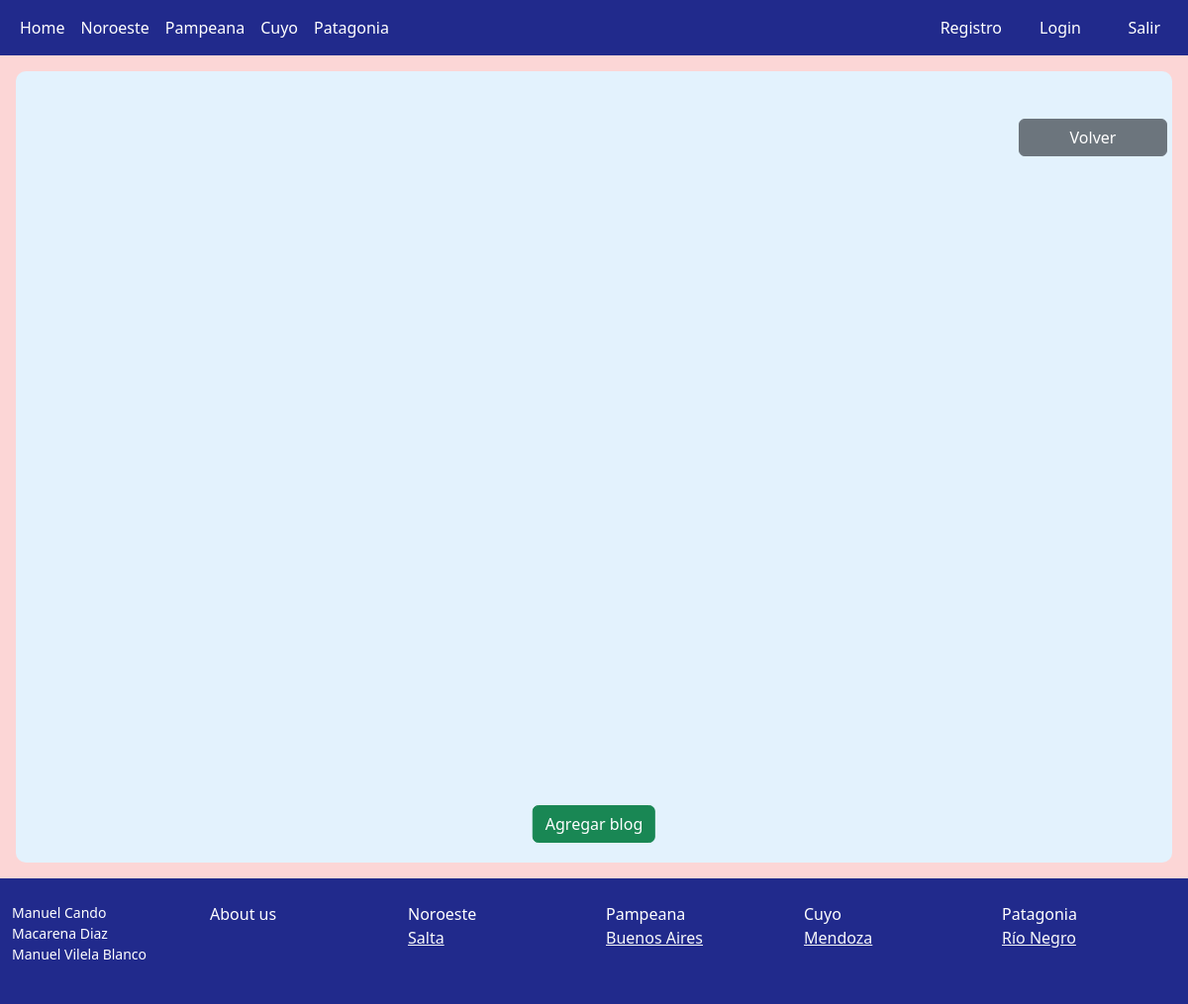
/pages/pampeana/buenosaires/, run on an earlier commit of the app's database.
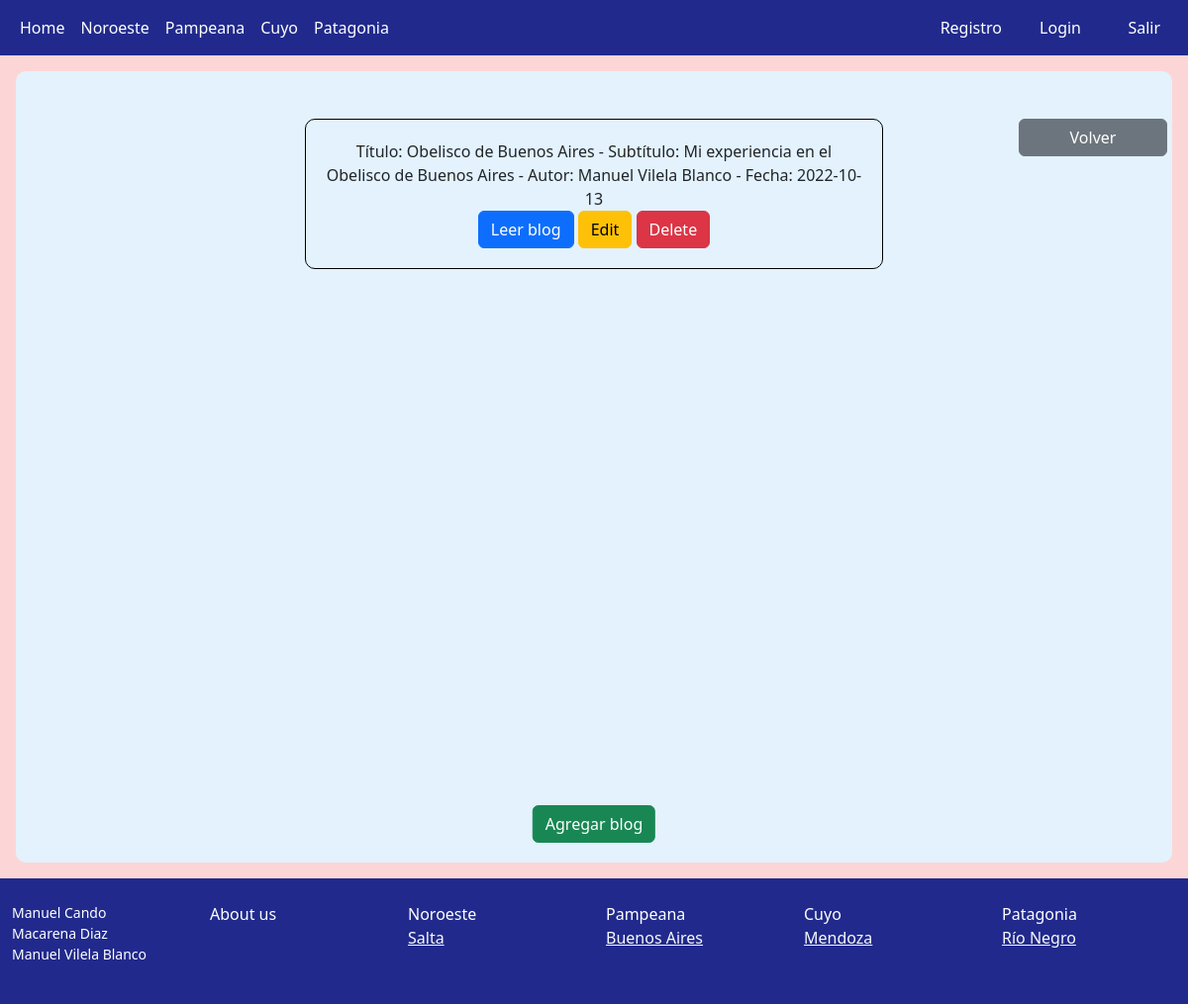
And on a later commit of the database.
### Modelos/models.py (models this page shows)
class BlogsBuenosAires(models.Model):
    titulo = models.CharField(max_length=60)
    subtitulo = models.CharField(max_length=100)
    cuerpo = models.CharField(max_length=1000)
    autor = models.CharField(max_length=40)
    fecha = models.CharField(max_length=40)
    image = models.ImageField(upload_to='blogbuenosaires', null = True, blank = True)

### Modelos/views.py (the view)
# urls.py: path("pampeana/buenosaires/", blogsbuenosaires),
def blogsbuenosaires(request):
    blogbuenosaires = BlogsBuenosAires.objects.all()
    return render(request, "Pampeana/buenosaires.html", {"blogbuenosaires" : blogbuenosaires})

### Modelos/template/Pampeana/buenosaires.html (shortened to what this page needs)
{% extends "index.html" %}
{% load static %}
{% block contenido %}
<div class="flex-md-equal w-100 my-md-3 ps-md-3">
    <div class=" me-md-3 pt-3 px-3 pt-md-5 px-md-5 text-center overflow-hidden" style="background-color: #e3f2fd ; border-radius: 10px; position: relative; height: 800px">
        <div>
        <a class="btn btn-secondary" style="width: 150px; position: absolute; right: 5px" href="/pages/pampeana/">Volver</a>
        </div>
    {% for blog in blogbuenosaires %}
        <div class="position-absolute start-50 translate-middle-x" style="border: 1px solid black; border-radius: 10px; width:50%; padding: 20px">
            Título: {{blog.titulo}} - Subtítulo: {{blog.subtitulo}} - Autor: {{blog.autor}} - Fecha: {{blog.fecha}}<br>
            <a href="/pages/pampeana/buenosaires/leerblogBA/{{blog.id}}/" class="btn btn-primary">Leer blog</a>
            <a class="btn btn-warning" href="/pages/pampeana/buenosaires/editarblogsBA/{{blog.id}}/">Edit</a>
            <a href="/pages/pampeana/buenosaires/borrarblogBA/{{blog.id}}/" class="btn btn-danger">Delete</a>
        </div>
        <br>
    {% endfor %}
        <div class="position-absolute bottom-0 start-50 translate-middle-x" style="padding: 20px">
            <a class="btn btn-success" href="/pages/pampeana/buenosaires/agregarblogBA/">Agregar blog</a>
        </div>
    </div>
</div>
{% endblock %}

### ProyectoFinalCandoDiazVilela/template/index.html (shortened to what this page needs)
<!doctype html>
<html lang="en" class="h-100">
<head>
    {% load static %}
    <link rel="stylesheet" href="{%static 'css/bootstrap.min.css'%}">
    <link rel="stylesheet" href="{%static 'css/estilos.css'%}">
</head>
<body style="background-color: #FCD6D6;">
    <nav class="navbar navbar-expand-md navbar-dark" style="background-color: #212A8C; ">
        <div class="container-fluid">
            <div class="collapse navbar-collapse" id="navbarCollapse">
                <ul class="navbar-nav me-auto mb-2 mb-md-0">
                    <li class="nav-item">
                        <a class="nav-link active" aria-current="page" href="/">Home</a>
                    </li>
                    <li class="nav-item">
                        <a class="nav-link active" aria-current="page" href="/pages/noroeste">Noroeste</a>
                    </li>
                    <li class="nav-item">
                        <a class="nav-link active" aria-current="page" href="/pages/pampeana/">Pampeana</a>
                    </li>
                    <li class="nav-item">
                        <a class="nav-link active" aria-current="page" href="/pages/cuyo">Cuyo</a>
                    </li>
                    <li class="nav-item">
                        <a class="nav-link active" aria-current="page" href="/pages/patagonia">Patagonia</a>
                    </li>
                    <li class="nav-item" style="position: absolute; right: 180px">
                        <a class="nav-link active" aria-current="page" href="">Registro</a>
                    </li>
                    <li class="nav-item" style="position: absolute; right: 100px">
                        <a class="nav-link active" aria-current="page" href="">Login</a>
                    </li>
                    <li class="nav-item" style="position: absolute; right: 20px">
                        <a class="nav-link active" aria-current="page" href="">Salir</a>
                    </li>
                </ul>
            </div>
        </div>
    </nav>
    {% block contenido %}{% endblock %}
    <footer class="container-fluid py-4" style="background-color: #212A8C;">
      <div class="row">
        <div class="col-12 col-md">
          <small class="d-block mb-3" style="color: white">Manuel Cando<br>Macarena Diaz<br>Manuel Vilela Blanco</small>
        </div>
        <div class="col-6 col-md">
          <a class="nav-link active" aria-current="page" href="" style="color: white">About us</a>
        </div>
        <div class="col-6 col-md">
          <a class="nav-link active" aria-current="page" style="color: white" href="/pages/noroeste">Noroeste</a>
            <ul class="list-unstyled text-small">
                <li><a class="text-light" href="/pages/noroeste/salta/">Salta</a></li>
            </ul>
        </div>
        <div class="col-6 col-md">
          <a class="nav-link active" aria-current="page" style="color: white" href="/pages/pampeana/">Pampeana</a>
            <ul class="list-unstyled text-small">
                <li><a class="text-light" href="/pages/pampeana/buenosaires/">Buenos Aires</a></li>
            </ul>
        </div>
        <div class="col-6 col-md">
          <a class="nav-link active" aria-current="page" style="color: white" href="/pages/cuyo">Cuyo</a>
            <ul class="list-unstyled text-small">
                <li><a class="text-light" href="/pages/cuyo/mendoza/">Mendoza</a></li>
            </ul>
        </div>
        <div class="col-6 col-md">
          <a class="nav-link active" aria-current="page" style="color: white" href="/pages/patagonia">Patagonia</a>
            <ul class="list-unstyled text-small">
                <li><a class="text-light" href="/pages/patagonia/rionegro/">Río Negro</a></li>
            </ul>
        </div>
      </div>
    </footer>
</body>
</html>

What changed in the data, as far as the page shows it:
added BlogsBuenosAires: titulo "Obelisco de Buenos Aires", subtitulo "Mi experiencia en el Obelisco de Buenos Aires", autor "Manuel Vilela Blanco", fecha "2022-10-13"
